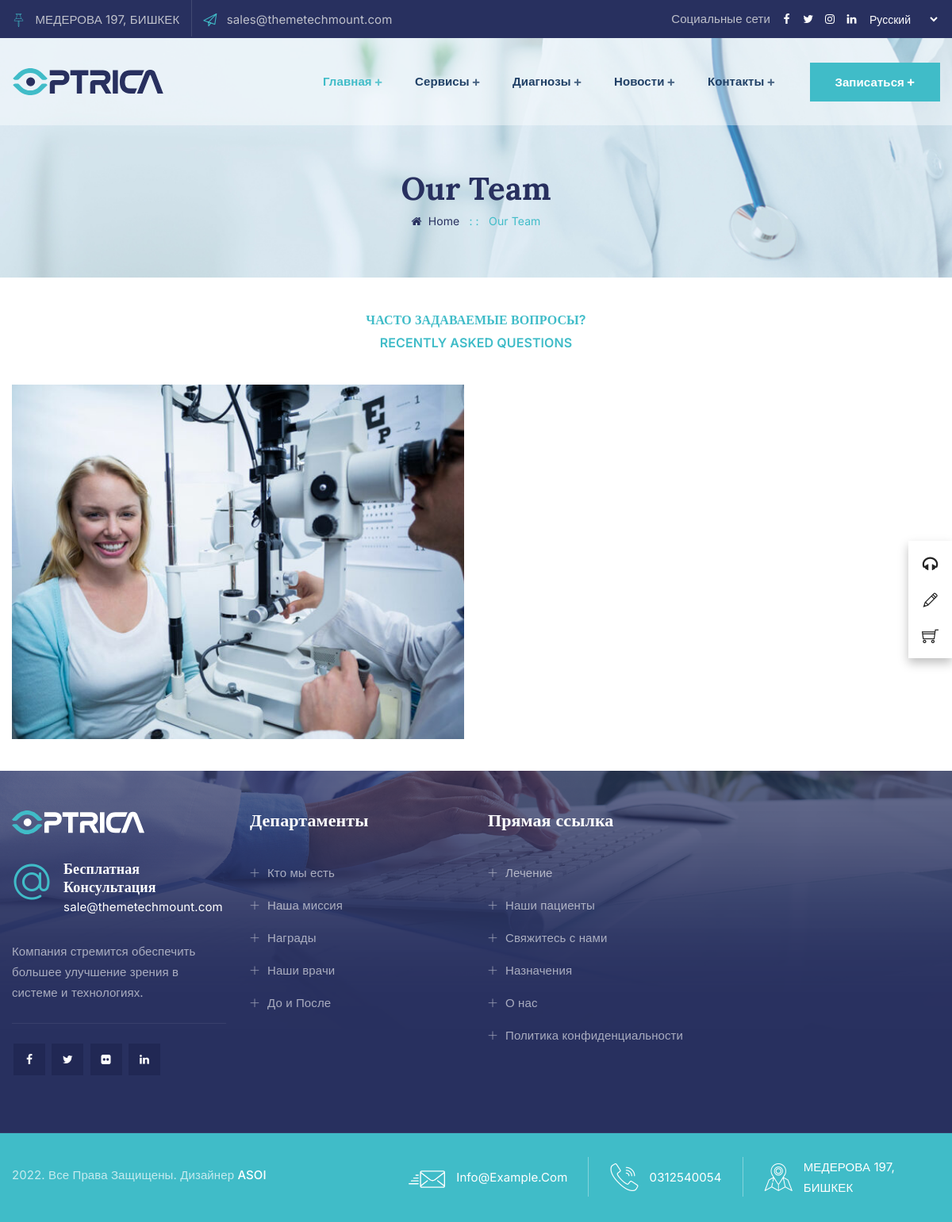
Before: /faq with the older database file.
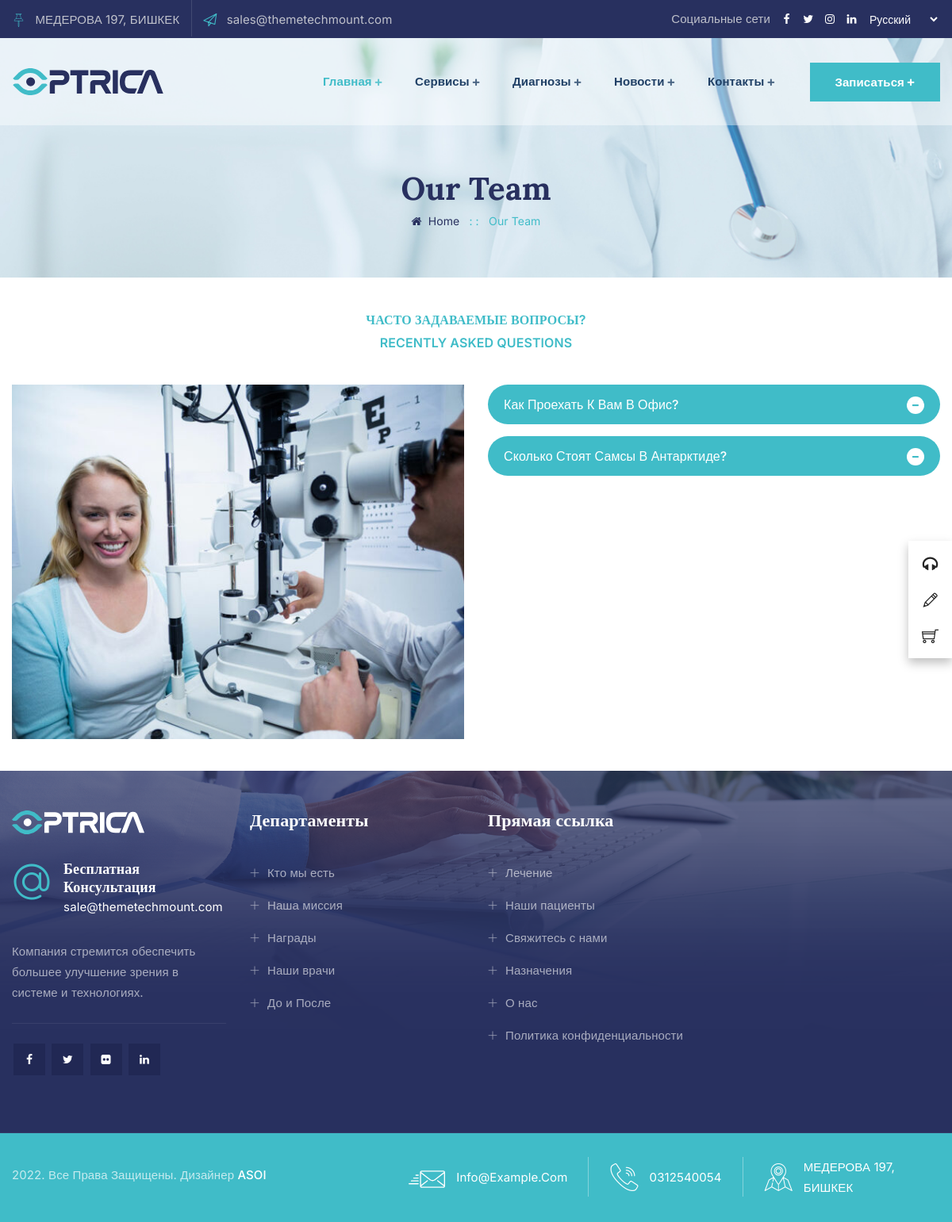
After: the same page with the newer database file.
### home/models.py (models this page shows, shortened)
class FAQ(models.Model):
    question = models.CharField(max_length=300, verbose_name="вопросы",)
    answer = models.TextField(verbose_name="ответы")
    class Meta:
        verbose_name = 'Вопросы'
        ordering = ['question']

### home/views.py (the view)
# urls.py: path('faq', faq, name='faq'),
def faq(request):
    faqs = FAQ.objects.all()
    context = {"faqs": faqs}
    return render(request, 'faq.html', context)

### templates/faq.html (shortened to what this page needs)
{% extends 'index2.html' %}
{% load static %}
{% block page %}
        <div class="ttm-page-title-row">
            <div class="ttm-page-title-row-inner">
                <div class="container">
                    <div class="row align-items-center">
                        <div class="col-lg-12">
                            <div class="page-title-heading">
                                <h2 class="title">Our Team</h2>
                            </div>
                            <div class="breadcrumb-wrapper">
                                <span>
                                    <i class="fa fa-home mr-2"></i><a title="Homepage" href="index.html">Home</a>
                                </span>
                                <span class="ttm-bread-sep">&nbsp; :&nbsp;: &nbsp;</span>
                                <span>Our Team</span>
                            </div>
                        </div>
                    </div>
                </div>
            </div>
        </div>
        <div class="site-main">
            <section class="ttm-row faq-section bg-layer-equal-height clearfix">
                <div class="container">
                    <div class="row">
                        <div class="col-lg-12">
                            <div class="section-title title-style-center_text">
                                <div class="title-header">
                                    <h3>Часто задаваемые вопросы?</h3>
                                    <h3 class="title">Recently Asked Questions</h3>
                                </div>
                            </div>
                        </div>
                    </div>
                    <div class="row">
                        <div class="col-lg-6">
                            <div class="ttm_single_image-wrapper margin_top15">
                                <img class="img-fluid" src="{% static 'assets/images/single-img-08.jpg'%}" alt="single_08">
                            </div>
                        </div>
                        <div class="col-lg-6">
                            <div class="accordion margin_top15 res-991-margin_top40">
                                {% for faq in faqs %}
                                <div class="toggle ttm-toggle_style_classic ttm-control-right-true ttm-toggle-title-bgcolor-grey">
                                    <div class="toggle-title"><a href="#" class="active">{{faq.question}}</a></div>
                                </div>
                                {% endfor %}
                           </div>
                        </div>
                    </div>
                </div>
            </section>
        </div>
{% endblock %}

Changed rows visible on the page:
added FAQ: question "Как Проехать К Вам В Офис?"
added FAQ: question "Сколько Стоят Самсы В Антарктиде?"
